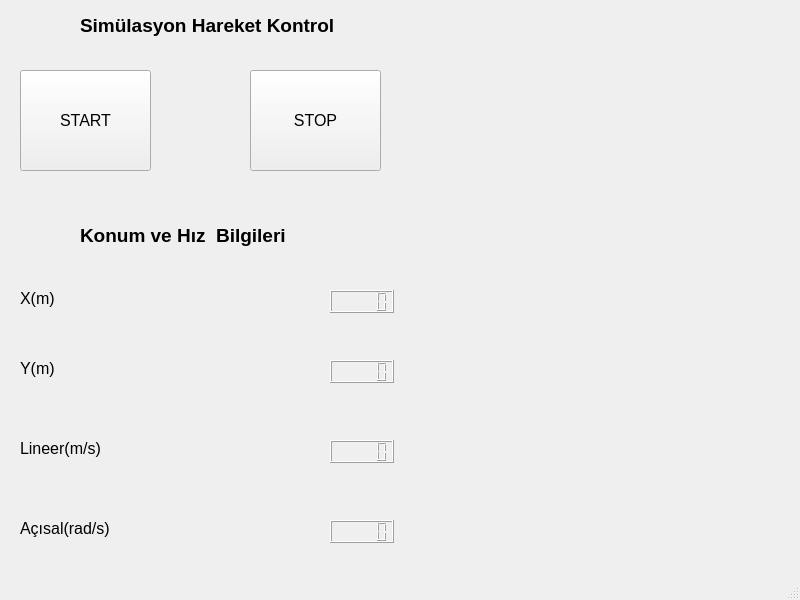
<?xml version="1.0" encoding="UTF-8"?>
<ui version="4.0">
 <class>MainWindow</class>
 <widget class="QMainWindow" name="MainWindow">
  <property name="geometry">
   <rect>
    <x>0</x>
    <y>0</y>
    <width>800</width>
    <height>600</height>
   </rect>
  </property>
  <property name="font">
   <font>
    <pointsize>12</pointsize>
   </font>
  </property>
  <property name="windowTitle">
   <string>MainWindow</string>
  </property>
  <widget class="QWidget" name="centralwidget">
   <widget class="QWidget" name="widget" native="true">
    <property name="geometry">
     <rect>
      <x>0</x>
      <y>0</y>
      <width>411</width>
      <height>201</height>
     </rect>
    </property>
    <widget class="QLabel" name="label">
     <property name="geometry">
      <rect>
       <x>80</x>
       <y>10</y>
       <width>261</width>
       <height>31</height>
      </rect>
     </property>
     <property name="font">
      <font>
       <pointsize>14</pointsize>
       <weight>75</weight>
       <bold>true</bold>
      </font>
     </property>
     <property name="text">
      <string>Simülasyon Hareket Kontrol</string>
     </property>
    </widget>
    <widget class="QPushButton" name="pushButton">
     <property name="geometry">
      <rect>
       <x>20</x>
       <y>70</y>
       <width>131</width>
       <height>101</height>
      </rect>
     </property>
     <property name="text">
      <string>START</string>
     </property>
    </widget>
    <widget class="QPushButton" name="pushButton_2">
     <property name="geometry">
      <rect>
       <x>250</x>
       <y>70</y>
       <width>131</width>
       <height>101</height>
      </rect>
     </property>
     <property name="text">
      <string>STOP</string>
     </property>
    </widget>
   </widget>
   <widget class="QWidget" name="widget_2" native="true">
    <property name="geometry">
     <rect>
      <x>0</x>
      <y>200</y>
      <width>411</width>
      <height>371</height>
     </rect>
    </property>
    <widget class="QLabel" name="label_4">
     <property name="geometry">
      <rect>
       <x>20</x>
       <y>160</y>
       <width>67</width>
       <height>17</height>
      </rect>
     </property>
     <property name="text">
      <string>Y(m)</string>
     </property>
    </widget>
    <widget class="QLabel" name="label_2">
     <property name="geometry">
      <rect>
       <x>80</x>
       <y>20</y>
       <width>211</width>
       <height>31</height>
      </rect>
     </property>
     <property name="font">
      <font>
       <pointsize>14</pointsize>
       <weight>75</weight>
       <bold>true</bold>
      </font>
     </property>
     <property name="text">
      <string>Konum ve Hız  Bilgileri</string>
     </property>
    </widget>
    <widget class="QLabel" name="label_6">
     <property name="geometry">
      <rect>
       <x>20</x>
       <y>320</y>
       <width>91</width>
       <height>17</height>
      </rect>
     </property>
     <property name="text">
      <string>Açısal(rad/s)</string>
     </property>
    </widget>
    <widget class="QLCDNumber" name="lcdNumber_2">
     <property name="geometry">
      <rect>
       <x>330</x>
       <y>240</y>
       <width>64</width>
       <height>23</height>
      </rect>
     </property>
    </widget>
    <widget class="QLCDNumber" name="lcdNumber">
     <property name="geometry">
      <rect>
       <x>330</x>
       <y>320</y>
       <width>64</width>
       <height>23</height>
      </rect>
     </property>
    </widget>
    <widget class="QLCDNumber" name="lcdNumber_3">
     <property name="geometry">
      <rect>
       <x>330</x>
       <y>160</y>
       <width>64</width>
       <height>23</height>
      </rect>
     </property>
    </widget>
    <widget class="QLabel" name="label_5">
     <property name="geometry">
      <rect>
       <x>20</x>
       <y>240</y>
       <width>81</width>
       <height>17</height>
      </rect>
     </property>
     <property name="text">
      <string>Lineer(m/s)</string>
     </property>
    </widget>
    <widget class="QLCDNumber" name="lcdNumber_4">
     <property name="geometry">
      <rect>
       <x>330</x>
       <y>90</y>
       <width>64</width>
       <height>23</height>
      </rect>
     </property>
    </widget>
    <widget class="QLabel" name="label_3">
     <property name="geometry">
      <rect>
       <x>20</x>
       <y>90</y>
       <width>67</width>
       <height>17</height>
      </rect>
     </property>
     <property name="font">
      <font>
       <pointsize>12</pointsize>
      </font>
     </property>
     <property name="text">
      <string>X(m)</string>
     </property>
    </widget>
   </widget>
  </widget>
  <widget class="QMenuBar" name="menubar">
   <property name="geometry">
    <rect>
     <x>0</x>
     <y>0</y>
     <width>800</width>
     <height>24</height>
    </rect>
   </property>
  </widget>
  <widget class="QStatusBar" name="statusbar"/>
 </widget>
 <resources/>
 <connections/>
</ui>
